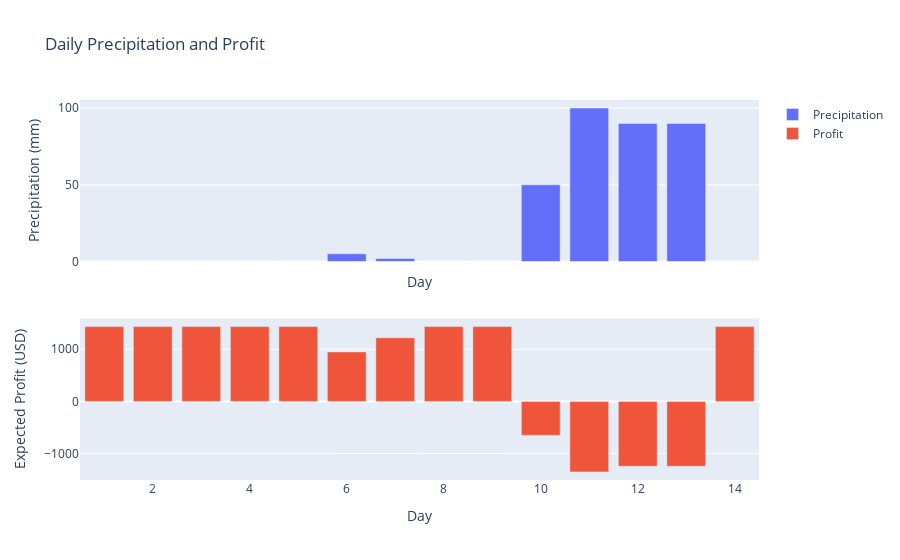

Notebook code cell kept with this figure:
### Code cell
prec_list, avg_profit_list, rainy_days, total_profit = total_profit_fair_us(70000,scalers_dict, [0,0,0,0,0,5,2,0,0,50,100,90,90,0],extra_costs=0)

plotly_prec_profit(prec_list,avg_profit_list)

### Figure 1 — Plotly figure (JSON) as saved in the notebook; plotly's stock layout.template omitted (floating-point values rounded to 4 significant figures)
{"data": [{"name": "Precipitation", "type": "bar", "x": [1, 2, 3, 4, 5, 6, 7, 8, 9, 10, 11, 12, 13, 14], "xaxis": "x", "y": [0, 0, 0, 0, 0, 5, 2, 0, 0, 50, 100, 90, 90, 0], "yaxis": "y"}, {"name": "Profit", "type": "bar", "x": [1, 2, 3, 4, 5, 6, 7, 8, 9, 10, 11, 12, 13, 14], "xaxis": "x2", "y": [1435.0, 1435.0, 1435.0, 1435.0, 1435.0, 949.8, 1220.0, 1435.0, 1435.0, -650.8, -1353.0, -1244.0, -1244.0, 1435.0], "yaxis": "y2"}], "layout": {"title": {"text": "Daily Precipitation and Profit"}, "xaxis": {"anchor": "y", "domain": [0, 1], "matches": "x2", "showticklabels": false, "title": {"text": "Day"}}, "xaxis2": {"anchor": "y2", "domain": [0, 1], "title": {"text": "Day"}}, "yaxis": {"anchor": "x", "domain": [0.575, 1], "title": {"text": "Precipitation (mm)"}}, "yaxis2": {"anchor": "x2", "domain": [0, 0.425], "title": {"text": "Expected Profit (USD)"}}}}
